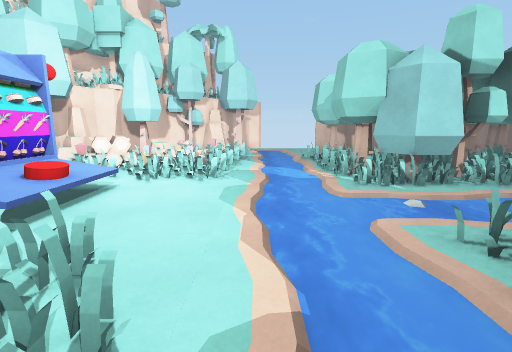
View 1 (above)

17 first-person views from a walk through a level from a Godot 3-D game. The camera is 1.4 m above the floor, tilts 10° down and sees 85° across. The floor is counted in squares, 1 m on a side. Each view is taken from the middle of a square. On the plan, view 1 faces up. The plan holds only what a view shows up to about 14 squares ahead; the rest is blank. The place goes on beyond the plan. Surface patterns are stand-ins for the level's own textures.

View 2
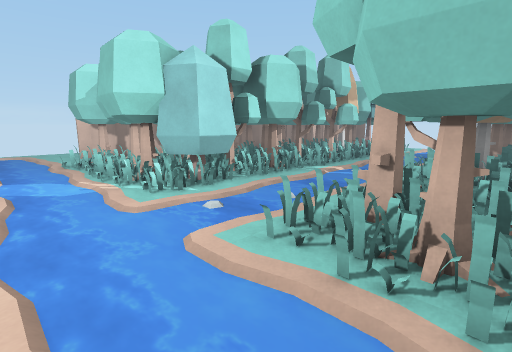

View 3
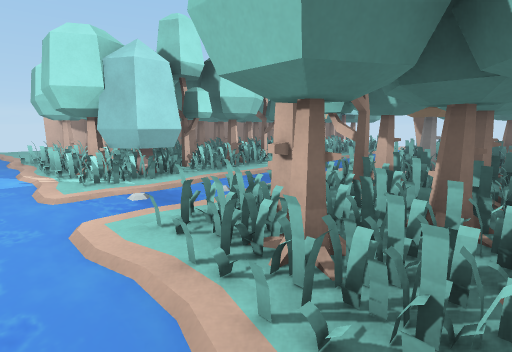

View 4
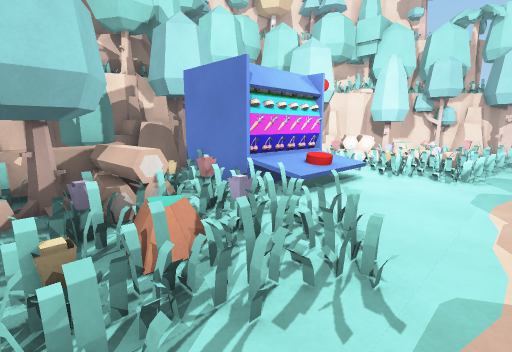

View 5
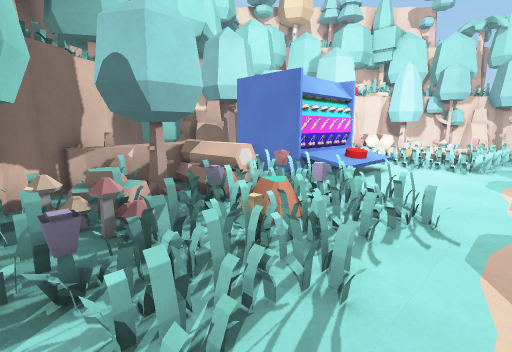

View 6
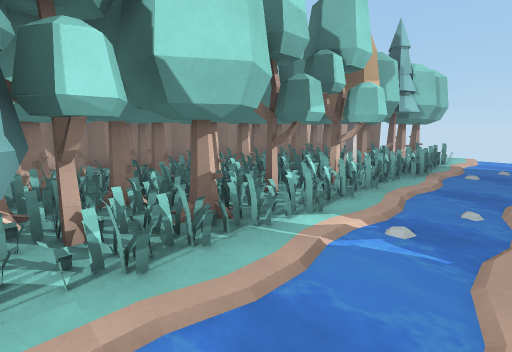

View 7
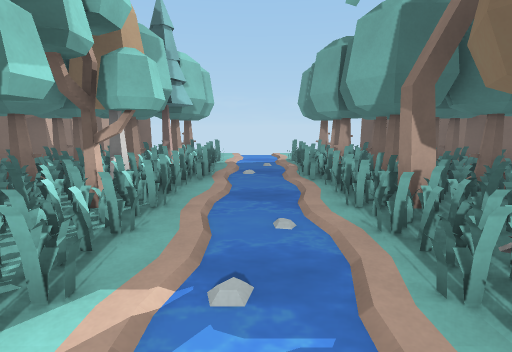

View 8
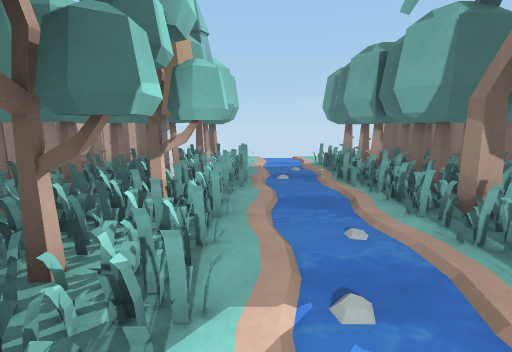

View 9
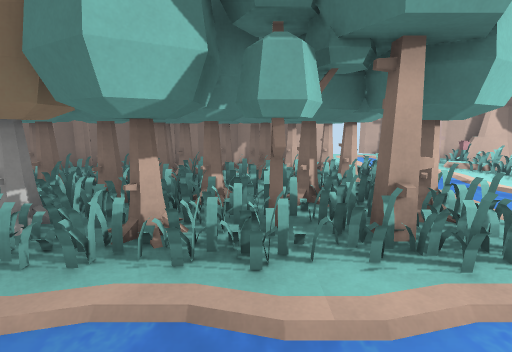

View 10
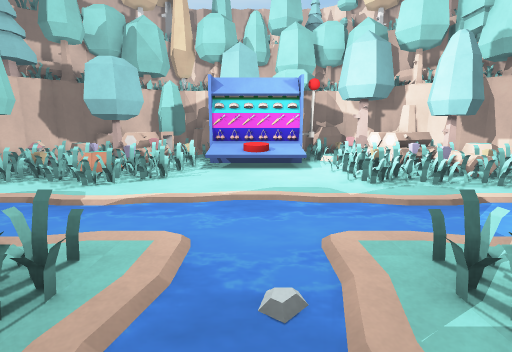

View 11
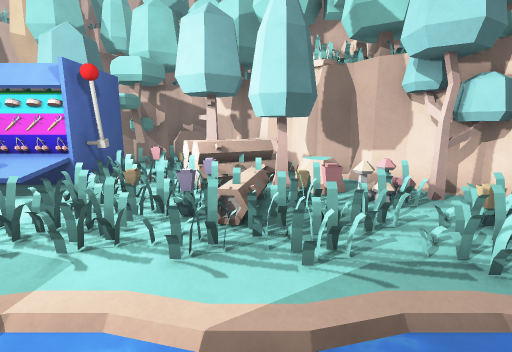

View 12
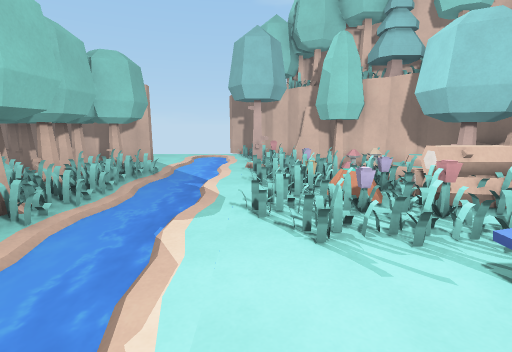

View 13
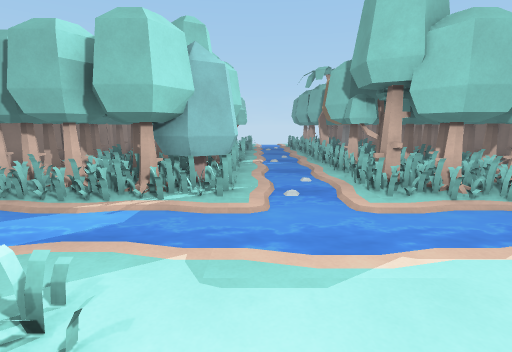

View 14
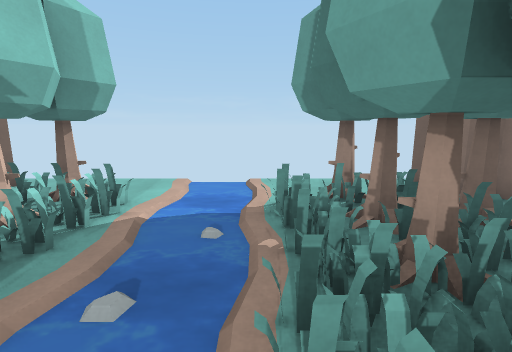

View 15
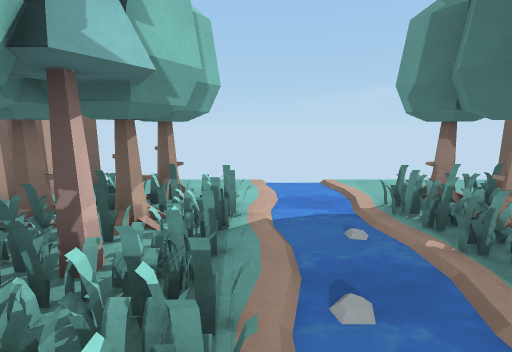

View 16
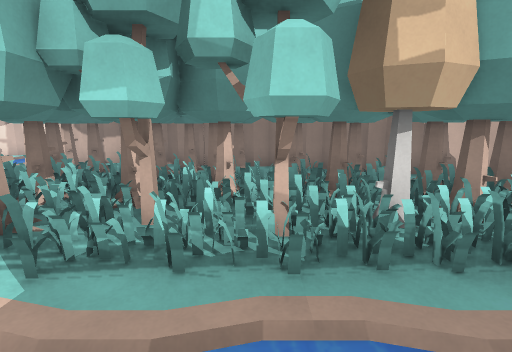

View 17
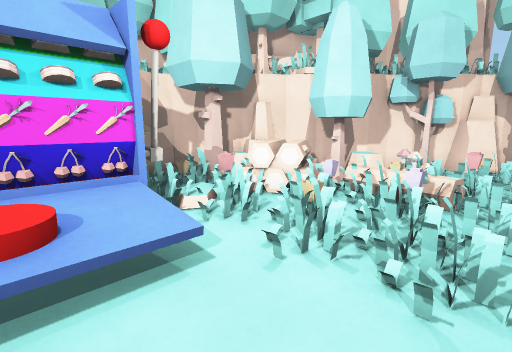

### Floor plan
Key: @ floor where view 1 was taken; # wall or solid block; . main floor; : floor 0.25 m higher than the main floor; + floor 0.5 m higher than the main floor; / step, stairs or slope; = window, fence, low wall or low ledge; ~ water the walk can cross; ≈ water the walk keeps out of; ^ raised ledge; R rock; T tree; F flower; L lever; O other object.
Columns run from 7 left of view 1 to 20 right of it. Each row starts with its distance up from view 1.
 19        R
 18      ##....
 17     ##T.~..
 16   ###RT ~..
 15  ##RT== ~.##R#R#
 14  #RFFF=.~.## # ###R##
 13  #RRF==.~.###########R#
 12 R#TTF#=.~=T########## ##R#
 11 R##T+==.~.######TT#########
 10 T^#F=F..~.######TT###### ##.
  9 F.#=F==.~=##T#T#T#########..
  8 #:F===/.~.TTTTT#TTTTTT####T.
  7 OOL.//..~.#TTT##TTT#T######.
  6   #+/...~............=//=...
  5   #//...~~~~~~~~~~~~~~~~~~~~
  4   #+/...~............≈..≈...
  3 OOO===..~.=TTT####T########.
  2 =F.FF==.~.TTTTT######   ##T.
  1 ^#==F=/.~=##T#T#        ##..
  0 ^T#F.//@~.######       # ##.
 -1 ^#RF.F=.~.##          ## R#
 -2 R#RFF==.~=#        #  ##R
 -3  #FTFF/.~.##    ## ##R#
 -4  #R RO/.~.##   ###R##
 -5  ##RR=T.~.##R#R#
 -6     ###.~..
 -7      ##.~...
 -8       #.....
 -9        R

Where each view was taken, in squares from view 1:
view 1: 0 up, 0 right, facing up
view 2: 1 up, 0 right, facing up-right
view 3: 0 up, 1 right, facing up-right
view 4: 1 down, 0 right, facing up-left
view 5: 3 down, 0 right, facing up-left
view 6: 4 up, 5 right, facing up-right
view 7: 5 up, 7 right, facing right
view 8: 6 up, 7 right, facing right
view 9: 6 up, 6 right, facing down
view 10: 5 up, 5 right, facing left
view 11: 11 up, 2 right, facing left
view 12: 6 up, 1 left, facing down
view 13: 6 up, 3 left, facing right
view 14: 4 up, 13 right, facing right
view 15: 6 up, 13 right, facing right
view 16: 4 up, 11 right, facing up
view 17: 5 up, 1 left, facing up-left
